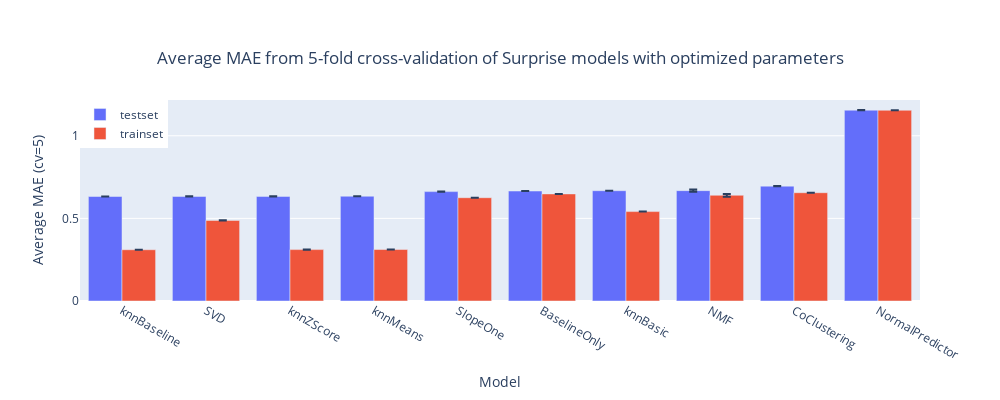

Here is the notebook cell this chart was saved with:
### Code cell
fig = go.Figure()


fig.add_trace(go.Bar(x = agg_cv_results.index, y = agg_cv_results['test_mae']['mean'], 
                     error_y=dict(type = 'data', array = agg_cv_results['test_mae']['std'], visible = True), name = 'testset', orientation='v')) 
fig.add_trace(go.Bar(x = agg_cv_results.index, y = agg_cv_results['train_mae']['mean'], 
                     error_y=dict(type = 'data', array = agg_cv_results['train_mae']['std'], visible = True), name = 'trainset', orientation='v')) 


fig.update_layout(title = 'Average MAE from 5-fold cross-validation of Surprise models with optimized parameters', title_x = 0.5, title_y=0.87, 
                  xaxis_title = 'Model', yaxis_title = 'Average MAE (cv=5)') # Title and axis titles
fig.update_layout(autosize=False, width=1000, height=400) #,legend=dict(orientation="h", y=-0.1)) # Figure size
fig.update_layout(legend=dict(x=0, y=1))

# sort ascending
order = agg_cv_results['test_mae']['mean'].sort_values().index
fig.update_xaxes(categoryorder='array', categoryarray= order)

### Figure 1 — Plotly figure (JSON) as saved in the notebook; plotly's stock layout.template omitted (floating-point values rounded to 4 significant figures)
{"data": [{"error_y": {"array": [0.0005097, 0.0003126, 0.006444, 0.0006498, 0.000564, 0.0003952, 0.0002561, 0.000461, 0.0004277, 0.0002187], "type": "data", "visible": true}, "name": "testset", "orientation": "v", "type": "bar", "x": ["BaselineOnly", "CoClustering", "NMF", "NormalPredictor", "SVD", "SlopeOne", "knnBaseline", "knnBasic", "knnMeans", "knnZScore"], "y": [0.6655, 0.6951, 0.6679, 1.155, 0.6327, 0.6619, 0.6324, 0.6674, 0.634, 0.633]}, {"error_y": {"array": [0.0001578, 0.0001966, 0.008478, 0.000258, 0.0003132, 0.0001011, 0.0002023, 0.0001055, 0.0001391, 0.0001778], "type": "data", "visible": true}, "name": "trainset", "orientation": "v", "type": "bar", "x": ["BaselineOnly", "CoClustering", "NMF", "NormalPredictor", "SVD", "SlopeOne", "knnBaseline", "knnBasic", "knnMeans", "knnZScore"], "y": [0.648, 0.6553, 0.6398, 1.154, 0.4876, 0.625, 0.3102, 0.541, 0.3115, 0.311]}], "layout": {"autosize": false, "height": 400, "legend": {"x": 0, "y": 1}, "title": {"text": "Average MAE from 5-fold cross-validation of Surprise models with optimized parameters", "x": 0.5, "y": 0.87}, "width": 1000, "xaxis": {"categoryarray": ["knnBaseline", "SVD", "knnZScore", "knnMeans", "SlopeOne", "BaselineOnly", "knnBasic", "NMF", "CoClustering", "NormalPredictor"], "categoryorder": "array", "title": {"text": "Model"}}, "yaxis": {"title": {"text": "Average MAE (cv=5)"}}}}
